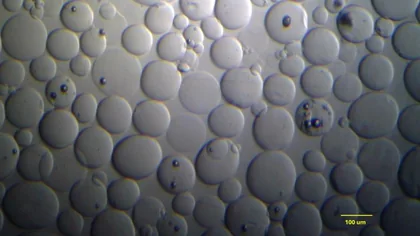
#> input picture src/assets/img/beads-ff-420.webp, 420 x 236 px, given in place of 10_ni-nta-agarose.jpg, which was not available
$ python process-images.py ../src/assets/img/beads-ff-420.webp out.png
#> lines starting #> are read from the running program, lines starting #| are printed output that depends on the picture
"""
Builds the site's pictures from the client's originals.

    python3 scripts/process-images.py <the client's Protpure folder> [output folder]

Needs Python 3 with Pillow and NumPy, and poppler (pdftoppm, pdfimages) for the pictures that come out of PDFs.
The output folder defaults to src/assets/img. Rendered PDF pages go to a temporary folder.

Nothing is retouched: every picture is cropped, resized and compressed, and nothing else. Crop boxes are in
pixels of the original file. The pack images are only 500 px originals, so they are also written at 2x
(Lanczos, light sharpening) for high-density screens. Where each picture is used, and which client pictures
were left out and why: docs/CONTENT_SOURCES.md.

The eight photographs of the first revamp (columns-box, columns-upright, columns-fan, lab-fplc,
lab-fplc-column, bpg200-column, packed-column) were made by hand and are not rebuilt here.
"""
import os
import subprocess
import sys
import tempfile

import numpy as np
from PIL import Image, ImageFilter, ImageOps

Image.MAX_IMAGE_PIXELS = None

if len(sys.argv) < 2:
    sys.exit(__doc__)

SRC = sys.argv[1]
OUT = sys.argv[2] if len(sys.argv) > 2 else os.path.join(os.path.dirname(__file__), "..", "src", "assets", "img")
TMP = tempfile.mkdtemp(prefix="protpure-img-")
os.makedirs(OUT, exist_ok=True)

report = []


def load(rel):
#> called with rel = 'images/products/10_ni-nta-agarose.jpg'
    return ImageOps.exif_transpose(Image.open(os.path.join(SRC, rel))).convert("RGB")
#> returned value is the input picture: PIL image 420x236 RGB; mean R, G, B 98.2, 100, 103.2


def save(im, name, width, quality=82, sharpen=False):
    w, h = im.size
    if width != w:
        im = im.resize((width, round(h * width / w)), Image.LANCZOS)
    if sharpen:
        im = im.filter(ImageFilter.UnsharpMask(radius=1.4, percent=55, threshold=2))
    path = os.path.join(OUT, f"{name}-{width}.webp")
    im.save(path, "WEBP", quality=quality, method=6)
    report.append((f"{name}-{width}.webp", im.size, os.path.getsize(path)))


# ---------------------------------------------------------------- pack images (500 x 500 originals)
# Only the bottles whose label carries the name of a product line in the catalogue.
PACKS = {
    "pack-ni-nta-agarose": "10_ni-nta-agarose",
    "pack-co-nta-agarose": "12_co-nta-agarose",
    "pack-cu-nta-agarose": "16_cu-nta-agarose",
    "pack-zn-nta-agarose": "14_zn-nta-agarose",
    "pack-sp-agarose": "01_sp-agarose",
    "pack-q-agarose": "03_q-agarose",
    "pack-deae-agarose": "04_deae-agarose",
    "pack-phenyl-agarose": "19_phenyl-agarose",
}
PACK_BOX = (100, 60, 400, 470)  # the bottle and its shadow: 300 x 410
for name, src in PACKS.items():
    im = load(f"images/products/{src}.jpg").crop(PACK_BOX)
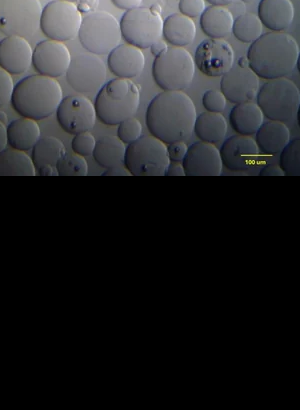
#> im: PIL image 300x410 RGB; mean R, G, B 39, 39.8, 42
    save(im, name, 300, quality=88)
    save(im, name, 600, quality=84, sharpen=True)
#> pass 2 of the loop `for name, src in PACKS.items():`:
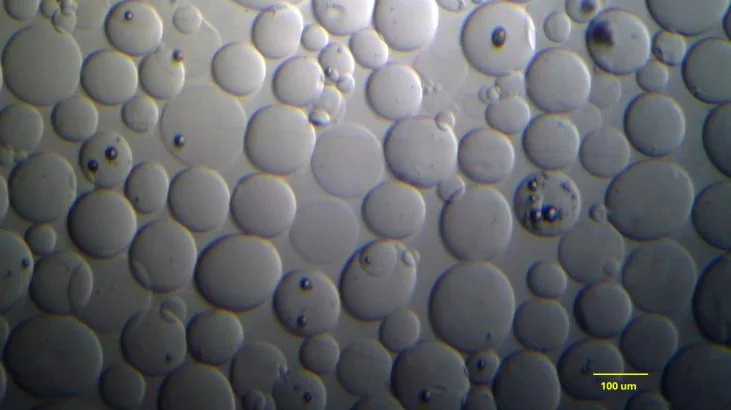
#> input picture src/assets/img/beads-ff-731.webp, 731 x 410 px, given in place of 12_co-nta-agarose.jpg, which was not available
#> in load, returned value is the input picture: PIL image 731x410 RGB; mean R, G, B 98.2, 100, 103.2
#> `im = load(f"images/products/{src}.jpg").crop(PACK_BOX)`:
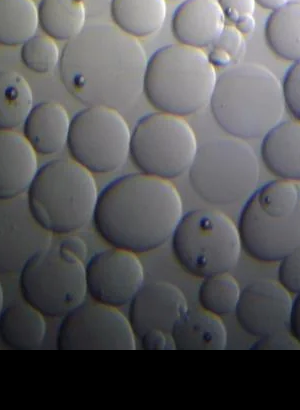
#> im: PIL image 300x410 RGB; mean R, G, B 88.5, 88.4, 90.3
#> (the run stopped early here; a loop or call above may not have finished)
